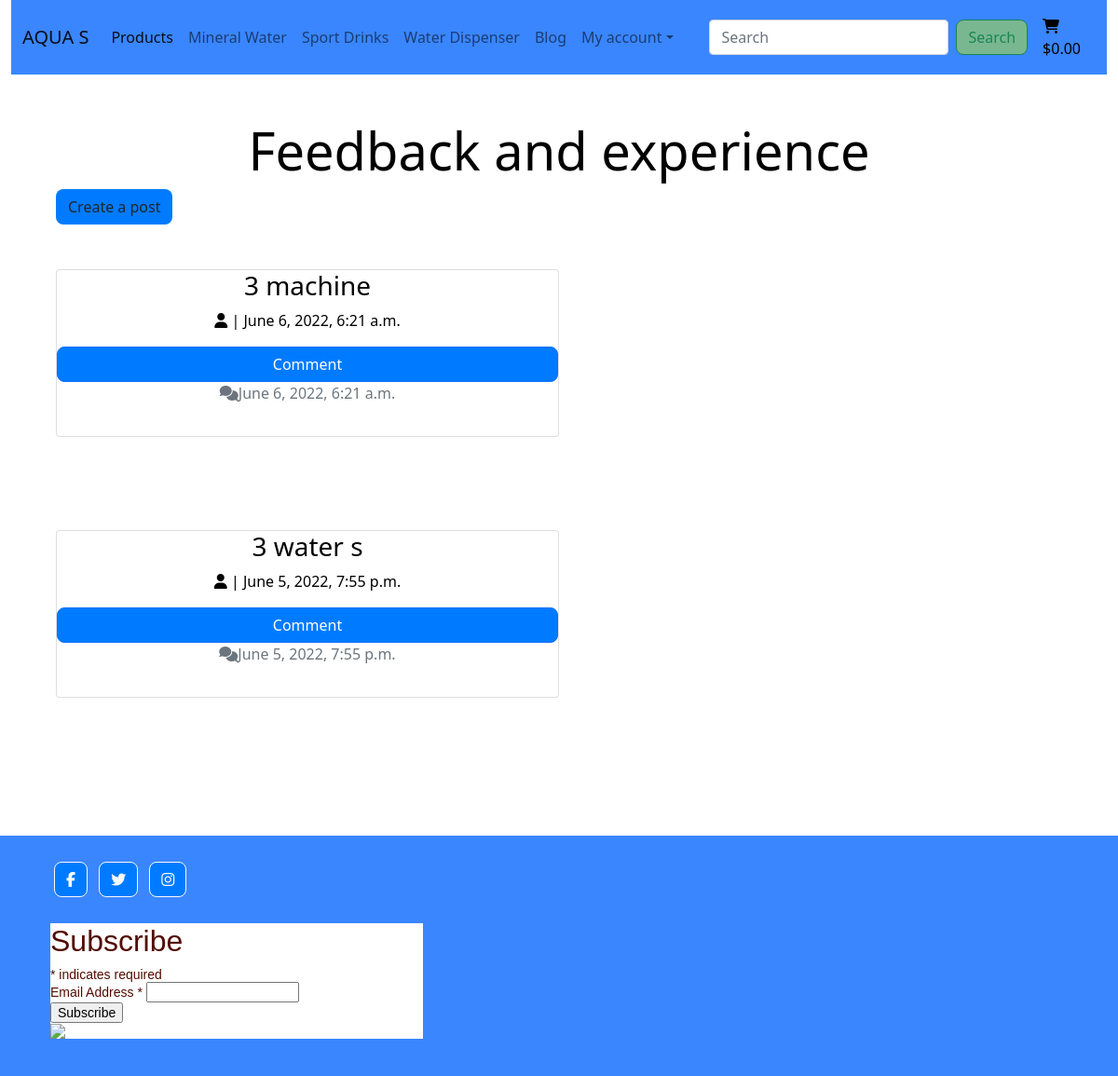
Screenshot of /blog/ with the database file from the repository.
### blog/models.py (models this page shows, shortened)
class Feedback(models.Model):
    title = models.CharField(max_length=200, unique=True)
    slug = models.SlugField(max_length=200, unique=True)
    author = models.ForeignKey(User, on_delete=models.CASCADE, related_name='posts')
    posted_date = models.DateTimeField(auto_now_add=True)
    content = models.TextField()
    status = models.IntegerField(choices=STATUS, default=0)
    likes = models.ManyToManyField(User, related_name='bloglike', blank=True)
    class Meta:
        ordering = ['posted_date']

### blog/views.py (the view)
# urls.py: path('', views.FeedbackList.as_view(), name='blog'),
class FeedbackList(generic.ListView):
    model = Feedback
    queryset = Feedback.objects.filter(status=1).order_by('-posted_date')
    paginate_by = 6
    template_name = 'blog/blog.html'

### bag/contexts.py (called while the page is built, shortened)
def bag_contents(request):
    bag_items = []
    total = 0
    product_quantity = 0
    bag = request.session.get('bag', {})
    if total < settings.FREE_DELIVERY_TRESHOLD:
        delivery = total * Decimal(settings.STANDARD_DELIVERY_PERCENTAGE / 100)
        free_delivery_delta = settings.FREE_DELIVERY_TRESHOLD - total
    else:
        delivery = 0
        free_delivery_delta = 0
    grand_total = delivery + total
    context = {
        'bag_items': bag_items,
        'total': total,
        'product_quantity': product_quantity,
        'delivery': delivery,
        'free_delivery_delta': free_delivery_delta,
        'free_delivery_treshold': settings.FREE_DELIVERY_TRESHOLD,
        'grand_total': grand_total,
    }
    return context

### blog/templates/blog/blog.html (shortened to what this page needs)
{% extends 'base.html' %}
{% load static %}
{% block content %}
    <div class="overlay"></div>
    <div class="container-fluid">
        <div class="my-auto p-5" id="blogpost">
            <h1 class="display-4 logo-font text-black text-center">
                Feedback and experience
            </h1>
            <a href="{% url 'blog_create' %}" class="btn btn-black">Create a post</a>
            <div class="my-5 text-center text-black">
                {% for post in feedback_list %}
                    <div class="col-sm-6">
                        <div class="card border-1" id="blogbox">
                            <h3 class="card-title">{{ post.title }}</h3>
                            <p class="card-text">
                                <i class="fas fa-user"></i>
                                {{ post.user }} | {{ post.posted_date }}
                            </p>
                            <a href="{% url 'feedback_detail' post.slug %}" class="btn btn-primary">Comment</a>
                            <p class="card-text text-muted"><i class="fas fa-comments"></i>{{ post.posted_date }}</p>
                        </div>
                    </div>
                {% endfor %}
            </div>
        </div>
    </div>
{% endblock %}

### static/css/base.css (style rules this page uses)
html { height: 100%; }
body { background: url('/media/sunset.png') no-repeat center center fixed; background-size: cover; height: calc(100vh - 164px); color: #520c00; }
.card { width: 100%; height: 15vw; object-fit: cover; }
.overlay { height: 100%; width: 100%; top: 0; left: 0; position: fixed; background: #fff; z-index: -1; }
.btn { background: #007bff; border-radius: 0.5rem; }
#blogbox { margin-left: 0; margin-top: 20px; margin-bottom: 100px; }

### rows the page displays
Feedback: title "3 machine", posted_date "June 6, 2022, 6:21 a.m."
Feedback: title "3 water s", posted_date "June 5, 2022, 7:55 p.m."
